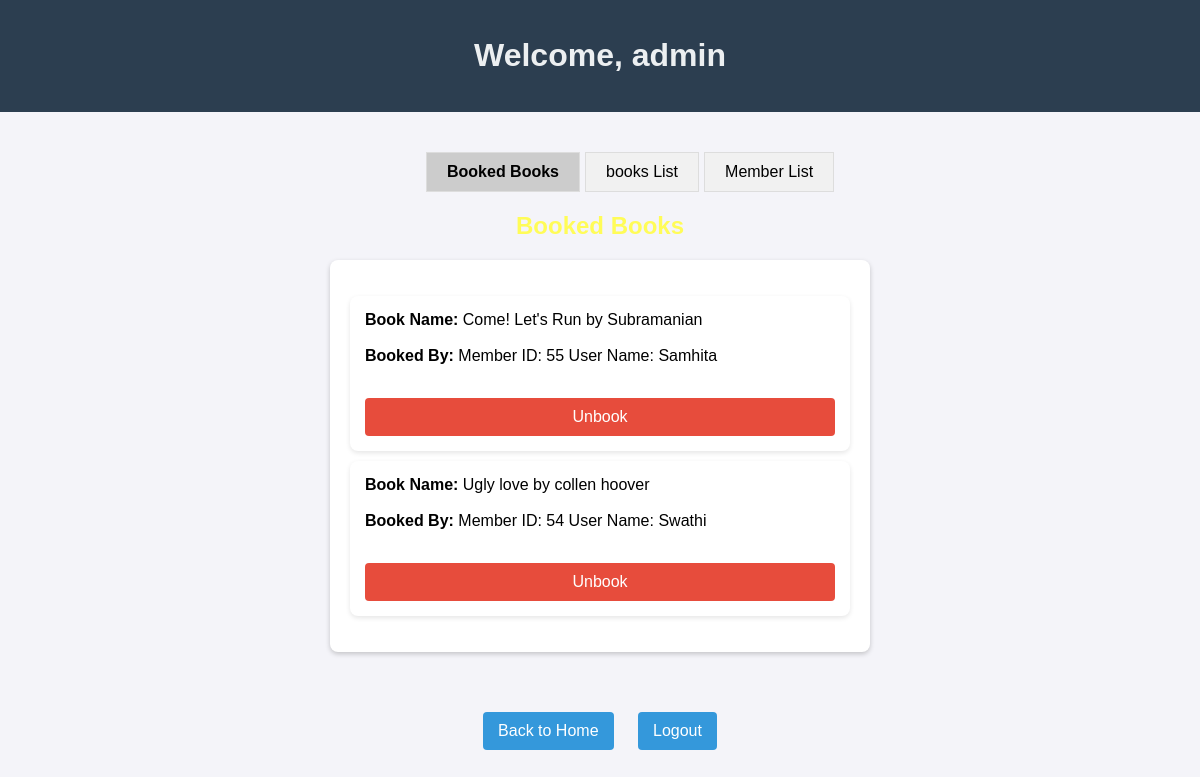
Page /admin (signed in) on the committed database.
### tables this page shows
CREATE TABLE books (
                id INTEGER PRIMARY KEY AUTOINCREMENT,
                title TEXT NOT NULL,
                author TEXT NOT NULL,
                is_booked INTEGER DEFAULT 0,
                booked_by INTEGER DEFAULT NULL,
                FOREIGN KEY (booked_by) REFERENCES members (id)
            );

CREATE TABLE members (
                id INTEGER PRIMARY KEY AUTOINCREMENT,
                username TEXT UNIQUE NOT NULL,
                password TEXT NOT NULL
            );

### app.py (the view, shortened to what this page needs)
@app.route('/admin', methods=['GET', 'POST'])
def admin():
    show = "bookedBooks"
    with connect_db() as db:
        booked_books = db.execute('SELECT * FROM books INNER JOIN members ON books.booked_by = members.id WHERE is_booked = 1').fetchall()
        books = db.execute('SELECT * FROM books').fetchall()
        members = db.execute('SELECT * FROM members').fetchall()
    return render_template('admin.html', show=show, booked_books=booked_books, books=books, members=members, admin_username=session.get('admin_username'))

### app.py (called while the page is built)
def connect_db():
    conn = sqlite3.connect(DATABASE)
    conn.row_factory = sqlite3.Row
    return conn

### templates/admin.html (shortened to what this page needs)
<!DOCTYPE html>
<html lang="en">
<head>
    <link rel="stylesheet" type="text/css" href="{{ url_for('static', filename='styles.css') }}">
</head>
<body class="admin-actions">
    <header>
        <h1 class="name">Welcome, {{ admin_username }}</h1>
    </header>
    <main>
        <div class="tabs">
            <div class="tab active" onclick="showTab('bookedBooks')">Booked Books</div>
            <div class="tab" onclick="showTab('bookManagement')">books List</div>
            <div class="tab" onclick="showTab('memberManagement')">Member List</div>
        </div>
        <div id="bookedBooks" class="tab-content active">
            <h2 style="color:#fffc58;">Booked Books</h2>
            <form method="POST">
                <ul>
                    {% for book in booked_books %}
                        <li>
                            <b>Book Name: </b> {{ book['title'] }} by {{ book['author'] }} <br><br>
                            <b> Booked By: </b> Member ID: {{ book['booked_by'] }} User Name: {{book['username']}}<br><br>
                            <button type="submit" name="book_id" value="{{ book['id'] }}">Unbook</button>
                        </li>
                    {% endfor %}
                </ul>
            </form>
        </div>
    </main>
    <div class="nav-links">
        <a href="/">Back to Home</a>
        <a href="/admin/logout">Logout</a>
    </div>
</body>
</html>

### static/styles.css (style rules this page uses)
html, body { font-family: Arial, sans-serif; background-color: #f4f4f9; background-image:url("lms.jpeg"); Filter : grayscale (100%); background-size: cover; background-repeat: no-repeat; background-position: cover; height: 100%; margin: 0; display: flex; flex-direction: column; }
main { flex: 1; padding: 20px; }
h1, h2 { color: #2c3e50; text-align: center; }
.name { color: #eceff1; }
a { color: #3498db; text-decoration: none; }
header { background-color: #2c3e50; color: #fff; padding: 1em 0; text-align: center; margin-bottom: 20px; }
form { width: 500px; margin: 20px auto; background: #fff; padding: 20px 20px; border-radius: 8px; box-shadow: 0 2px 5px rgba(0, 0, 0, 0.2); }
form button { width: 100%; padding: 10px; background-color: #3498db; border: none; color: #fff; border-radius: 4px; font-size: 16px; }
ul { list-style-type: none; padding: 0; }
li { background: #fff; margin: 10px auto; padding: 15px; border-radius: 8px; box-shadow: 0 2px 5px rgba(0, 0, 0, 0.1); max-width: 600px; }
button { cursor: pointer; }
.admin-actions { display:block; justify-content: center; flex-wrap: wrap; gap: 10px; padding-bottom: 50px; }
.admin-actions button { padding: 10px 20px; background: #e74c3c; color: #fff; border: none; border-radius: 4px; margin-top: 15px; }
.nav-links { text-align: center; margin: 20px 0; }
.nav-links a { display: inline-block; margin: 0 10px; padding: 10px 15px; background-color: #3498db; color: white; text-decoration: none; border-radius: 4px; font-size: 16px; }
.tabs { display: flex; cursor: pointer; margin-bottom: 20px; align-content: center; margin-left: 50%; transform: translateX(-30%); }
.tab { padding: 10px 20px; background-color: #f1f1f1; border: 1px solid #ddd; margin-right: 5px; }
.tab.active { background-color: #ccc; font-weight: bold; }
.tab-content { display: none; }
.tab-content.active { display: block; }

### rows in the picture
books: title "Come! Let's Run", author "Subramanian", booked_by "55", username "Samhita", {{ book['id'] }} 13 (drawn)
books: title "Ugly love", author "collen hoover", booked_by "54", username "Swathi", {{ book['id'] }} 16 (drawn)

### other values in the picture
{{ admin_username }} "admin"
